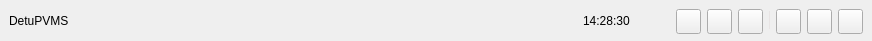
<?xml version="1.0" encoding="UTF-8"?>
<ui version="4.0">
 <class>detuTittleWgt</class>
 <widget class="QWidget" name="detuTittleWgt">
  <property name="geometry">
   <rect>
    <x>0</x>
    <y>0</y>
    <width>872</width>
    <height>41</height>
   </rect>
  </property>
  <property name="minimumSize">
   <size>
    <width>0</width>
    <height>41</height>
   </size>
  </property>
  <property name="maximumSize">
   <size>
    <width>16777215</width>
    <height>41</height>
   </size>
  </property>
  <property name="windowTitle">
   <string>Form</string>
  </property>
  <layout class="QHBoxLayout" name="horizontalLayout">
   <property name="spacing">
    <number>0</number>
   </property>
   <property name="leftMargin">
    <number>0</number>
   </property>
   <property name="topMargin">
    <number>0</number>
   </property>
   <property name="rightMargin">
    <number>0</number>
   </property>
   <property name="bottomMargin">
    <number>0</number>
   </property>
   <item>
    <widget class="QWidget" name="widget" native="true">
     <layout class="QHBoxLayout" name="horizontalLayout_2">
      <item>
       <widget class="QLabel" name="logoLabel">
        <property name="styleSheet">
         <string notr="true">#logoLabel{
   font: 14px &quot;微软雅黑&quot;;
}</string>
        </property>
        <property name="text">
         <string>DetuPVMS</string>
        </property>
       </widget>
      </item>
      <item>
       <spacer name="horizontalSpacer">
        <property name="orientation">
         <enum>Qt::Horizontal</enum>
        </property>
        <property name="sizeHint" stdset="0">
         <size>
          <width>40</width>
          <height>20</height>
         </size>
        </property>
       </spacer>
      </item>
      <item>
       <widget class="QLabel" name="timeLabel">
        <property name="styleSheet">
         <string notr="true">#timeLabel{
 font:12px &quot;微软雅黑&quot;;
}</string>
        </property>
        <property name="text">
         <string>14:28:30</string>
        </property>
       </widget>
      </item>
      <item>
       <spacer name="horizontalSpacer_2">
        <property name="orientation">
         <enum>Qt::Horizontal</enum>
        </property>
        <property name="sizeType">
         <enum>QSizePolicy::Minimum</enum>
        </property>
        <property name="sizeHint" stdset="0">
         <size>
          <width>40</width>
          <height>20</height>
         </size>
        </property>
       </spacer>
      </item>
      <item>
       <widget class="QPushButton" name="settingBtn">
        <property name="minimumSize">
         <size>
          <width>25</width>
          <height>25</height>
         </size>
        </property>
        <property name="maximumSize">
         <size>
          <width>25</width>
          <height>25</height>
         </size>
        </property>
        <property name="text">
         <string/>
        </property>
       </widget>
      </item>
      <item>
       <widget class="QPushButton" name="unlockBtn">
        <property name="minimumSize">
         <size>
          <width>25</width>
          <height>25</height>
         </size>
        </property>
        <property name="maximumSize">
         <size>
          <width>25</width>
          <height>25</height>
         </size>
        </property>
        <property name="text">
         <string/>
        </property>
       </widget>
      </item>
      <item>
       <widget class="QPushButton" name="helpBtn">
        <property name="minimumSize">
         <size>
          <width>25</width>
          <height>25</height>
         </size>
        </property>
        <property name="maximumSize">
         <size>
          <width>25</width>
          <height>25</height>
         </size>
        </property>
        <property name="text">
         <string/>
        </property>
       </widget>
      </item>
      <item>
       <widget class="QWidget" name="sigWidget" native="true">
        <property name="minimumSize">
         <size>
          <width>1</width>
          <height>18</height>
         </size>
        </property>
        <property name="maximumSize">
         <size>
          <width>1</width>
          <height>18</height>
         </size>
        </property>
        <property name="styleSheet">
         <string notr="true">#sigWidget{
    border: 1px solid;
	border-color: #e8e4e4;
}</string>
        </property>
       </widget>
      </item>
      <item>
       <widget class="QPushButton" name="minimizeBtn">
        <property name="minimumSize">
         <size>
          <width>25</width>
          <height>25</height>
         </size>
        </property>
        <property name="maximumSize">
         <size>
          <width>25</width>
          <height>25</height>
         </size>
        </property>
        <property name="text">
         <string/>
        </property>
       </widget>
      </item>
      <item>
       <widget class="QPushButton" name="maxmizeBtn">
        <property name="minimumSize">
         <size>
          <width>25</width>
          <height>25</height>
         </size>
        </property>
        <property name="maximumSize">
         <size>
          <width>25</width>
          <height>25</height>
         </size>
        </property>
        <property name="text">
         <string/>
        </property>
       </widget>
      </item>
      <item>
       <widget class="QPushButton" name="closeBtn">
        <property name="minimumSize">
         <size>
          <width>25</width>
          <height>25</height>
         </size>
        </property>
        <property name="maximumSize">
         <size>
          <width>25</width>
          <height>25</height>
         </size>
        </property>
        <property name="text">
         <string/>
        </property>
       </widget>
      </item>
     </layout>
    </widget>
   </item>
  </layout>
 </widget>
 <resources/>
 <connections/>
</ui>
